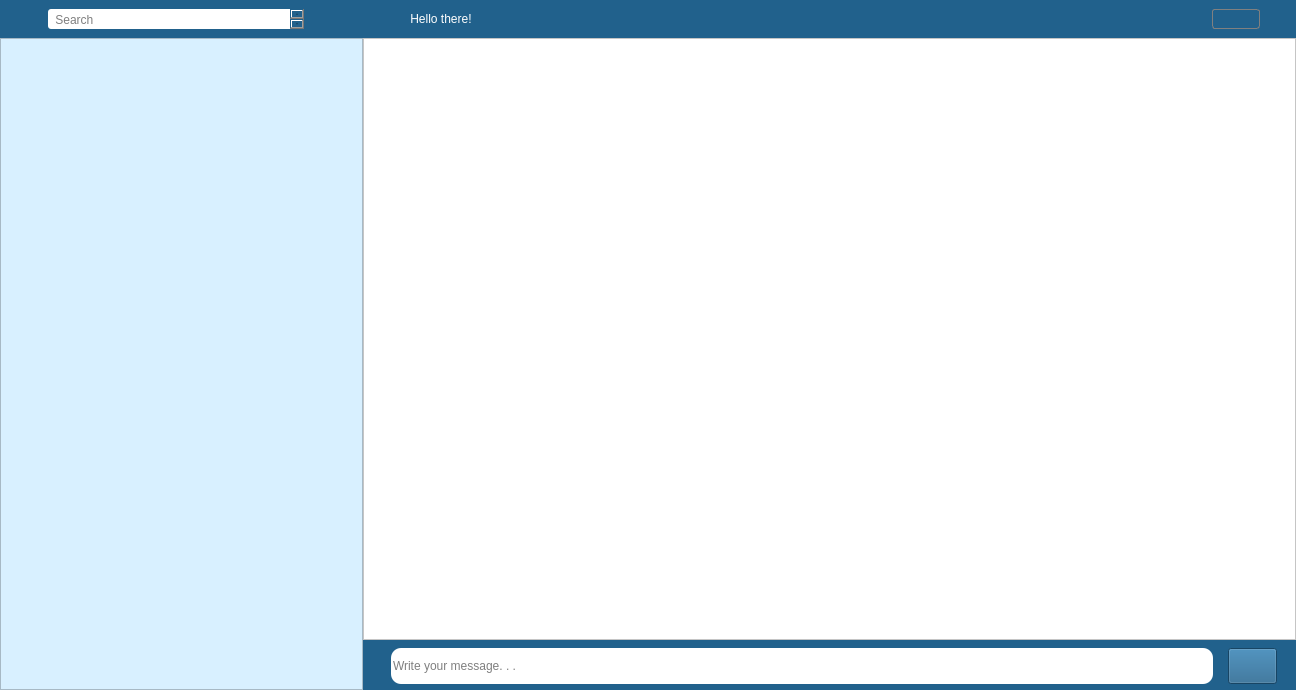
<?xml version="1.0" encoding="UTF-8"?>
<ui version="4.0">
 <class>Form</class>
 <widget class="QWidget" name="Form">
  <property name="geometry">
   <rect>
    <x>0</x>
    <y>0</y>
    <width>1296</width>
    <height>690</height>
   </rect>
  </property>
  <property name="windowTitle">
   <string>Form</string>
  </property>
  <property name="styleSheet">
   <string notr="true">background-color: rgb(33, 97, 140);</string>
  </property>
  <layout class="QVBoxLayout" name="verticalLayout">
   <property name="spacing">
    <number>9</number>
   </property>
   <property name="leftMargin">
    <number>0</number>
   </property>
   <property name="topMargin">
    <number>9</number>
   </property>
   <property name="rightMargin">
    <number>0</number>
   </property>
   <property name="bottomMargin">
    <number>0</number>
   </property>
   <item>
    <layout class="QHBoxLayout" name="horizontalLayout_4" stretch="0,1">
     <property name="topMargin">
      <number>0</number>
     </property>
     <property name="bottomMargin">
      <number>0</number>
     </property>
     <item>
      <layout class="QHBoxLayout" name="horizontalLayout_5" stretch="1,1">
       <property name="spacing">
        <number>13</number>
       </property>
       <property name="sizeConstraint">
        <enum>QLayout::SetFixedSize</enum>
       </property>
       <property name="leftMargin">
        <number>48</number>
       </property>
       <property name="rightMargin">
        <number>53</number>
       </property>
       <item>
        <widget class="QTextEdit" name="input_name_2">
         <property name="sizePolicy">
          <sizepolicy hsizetype="Fixed" vsizetype="Ignored">
           <horstretch>0</horstretch>
           <verstretch>0</verstretch>
          </sizepolicy>
         </property>
         <property name="styleSheet">
          <string notr="true">background-color: rgb(255, 255, 255);
border-radius: 3px;
font: 10pt &quot;MS Shell Dlg 2&quot;;</string>
         </property>
         <property name="html">
          <string>&lt;!DOCTYPE HTML PUBLIC &quot;-//W3C//DTD HTML 4.0//EN&quot; &quot;http://www.w3.org/TR/REC-html40/strict.dtd&quot;&gt;
&lt;html&gt;&lt;head&gt;&lt;meta name=&quot;qrichtext&quot; content=&quot;1&quot; /&gt;&lt;style type=&quot;text/css&quot;&gt;
p, li { white-space: pre-wrap; }
&lt;/style&gt;&lt;/head&gt;&lt;body style=&quot; font-family:'MS Shell Dlg 2'; font-size:10pt; font-weight:400; font-style:normal;&quot;&gt;
&lt;p style=&quot;-qt-paragraph-type:empty; margin-top:0px; margin-bottom:0px; margin-left:0px; margin-right:0px; -qt-block-indent:0; text-indent:0px; font-size:7.8pt;&quot;&gt;&lt;br /&gt;&lt;/p&gt;&lt;/body&gt;&lt;/html&gt;</string>
         </property>
         <property name="placeholderText">
          <string> Search</string>
         </property>
        </widget>
       </item>
       <item>
        <spacer name="horizontalSpacer">
         <property name="orientation">
          <enum>Qt::Horizontal</enum>
         </property>
         <property name="sizeType">
          <enum>QSizePolicy::Fixed</enum>
         </property>
         <property name="sizeHint" stdset="0">
          <size>
           <width>40</width>
           <height>20</height>
          </size>
         </property>
        </spacer>
       </item>
      </layout>
     </item>
     <item>
      <layout class="QHBoxLayout" name="horizontalLayout_6">
       <property name="spacing">
        <number>0</number>
       </property>
       <property name="leftMargin">
        <number>1</number>
       </property>
       <property name="topMargin">
        <number>0</number>
       </property>
       <property name="rightMargin">
        <number>36</number>
       </property>
       <item>
        <widget class="QLabel" name="label_7">
         <property name="sizePolicy">
          <sizepolicy hsizetype="Minimum" vsizetype="Preferred">
           <horstretch>0</horstretch>
           <verstretch>0</verstretch>
          </sizepolicy>
         </property>
         <property name="styleSheet">
          <string notr="true">border-radius: 10px;
color: rgb(255, 255, 255);
font: 14pt &quot;MS Shell Dlg 2&quot;;</string>
         </property>
         <property name="text">
          <string> Hello there!</string>
         </property>
        </widget>
       </item>
       <item>
        <spacer name="horizontalSpacer_4">
         <property name="orientation">
          <enum>Qt::Horizontal</enum>
         </property>
         <property name="sizeType">
          <enum>QSizePolicy::MinimumExpanding</enum>
         </property>
         <property name="sizeHint" stdset="0">
          <size>
           <width>40</width>
           <height>20</height>
          </size>
         </property>
        </spacer>
       </item>
       <item>
        <widget class="QComboBox" name="comboBox_2">
         <property name="styleSheet">
          <string notr="true">QComboBox {
     border: 1px solid gray;
     border-radius: 3px;
     padding: 1px 1px 1px 1px;
     min-width: 6em;
 }

QComboBox::drop-down {
     width: 0px;
     border-left-width: 0px;
 }</string>
         </property>
        </widget>
       </item>
      </layout>
     </item>
    </layout>
   </item>
   <item>
    <widget class="QStackedWidget" name="stackedWidget">
     <property name="currentIndex">
      <number>1</number>
     </property>
     <widget class="QWidget" name="page">
      <layout class="QGridLayout" name="gridLayout_2">
       <property name="leftMargin">
        <number>0</number>
       </property>
       <property name="topMargin">
        <number>0</number>
       </property>
       <property name="rightMargin">
        <number>0</number>
       </property>
       <property name="bottomMargin">
        <number>0</number>
       </property>
       <item row="0" column="0">
        <layout class="QHBoxLayout" name="horizontalLayout_3" stretch="50">
         <property name="spacing">
          <number>0</number>
         </property>
         <item>
          <widget class="QStackedWidget" name="stackedWidget_3">
           <property name="styleSheet">
            <string notr="true">background-color: rgb(247, 253, 255);</string>
           </property>
           <property name="currentIndex">
            <number>0</number>
           </property>
           <widget class="QWidget" name="page_8">
            <layout class="QGridLayout" name="gridLayout_8">
             <property name="leftMargin">
              <number>0</number>
             </property>
             <property name="topMargin">
              <number>0</number>
             </property>
             <property name="rightMargin">
              <number>0</number>
             </property>
             <property name="bottomMargin">
              <number>0</number>
             </property>
             <item row="0" column="0">
              <layout class="QHBoxLayout" name="horizontalLayout_13" stretch="0,1">
               <property name="spacing">
                <number>0</number>
               </property>
               <item>
                <layout class="QVBoxLayout" name="verticalLayout_8" stretch="1,0">
                 <property name="spacing">
                  <number>0</number>
                 </property>
                 <item>
                  <layout class="QHBoxLayout" name="horizontalLayout_14">
                   <property name="spacing">
                    <number>0</number>
                   </property>
                   <property name="leftMargin">
                    <number>0</number>
                   </property>
                   <property name="rightMargin">
                    <number>0</number>
                   </property>
                   <item>
                    <widget class="QScrollArea" name="scrollArea_2">
                     <property name="styleSheet">
                      <string notr="true">background-color: rgb(216, 240, 255);</string>
                     </property>
                     <property name="widgetResizable">
                      <bool>true</bool>
                     </property>
                     <widget class="QWidget" name="scrollAreaWidgetContents_2">
                      <property name="geometry">
                       <rect>
                        <x>0</x>
                        <y>0</y>
                        <width>359</width>
                        <height>628</height>
                       </rect>
                      </property>
                     </widget>
                    </widget>
                   </item>
                  </layout>
                 </item>
                 <item>
                  <layout class="QHBoxLayout" name="horizontalLayout_15">
                   <property name="spacing">
                    <number>0</number>
                   </property>
                   <property name="sizeConstraint">
                    <enum>QLayout::SetDefaultConstraint</enum>
                   </property>
                   <property name="rightMargin">
                    <number>356</number>
                   </property>
                   <item>
                    <widget class="QLabel" name="label_3">
                     <property name="sizePolicy">
                      <sizepolicy hsizetype="Fixed" vsizetype="Ignored">
                       <horstretch>0</horstretch>
                       <verstretch>0</verstretch>
                      </sizepolicy>
                     </property>
                     <property name="text">
                      <string/>
                     </property>
                    </widget>
                   </item>
                  </layout>
                 </item>
                </layout>
               </item>
               <item>
                <layout class="QGridLayout" name="gridLayout_3">
                 <item row="0" column="1">
                  <spacer name="verticalSpacer_3">
                   <property name="orientation">
                    <enum>Qt::Vertical</enum>
                   </property>
                   <property name="sizeHint" stdset="0">
                    <size>
                     <width>17</width>
                     <height>37</height>
                    </size>
                   </property>
                  </spacer>
                 </item>
                 <item row="1" column="0">
                  <spacer name="horizontalSpacer_5">
                   <property name="orientation">
                    <enum>Qt::Horizontal</enum>
                   </property>
                   <property name="sizeHint" stdset="0">
                    <size>
                     <width>37</width>
                     <height>17</height>
                    </size>
                   </property>
                  </spacer>
                 </item>
                 <item row="1" column="1">
                  <widget class="QLabel" name="label_8">
                   <property name="styleSheet">
                    <string notr="true">font: 26pt &quot;MS Shell Dlg 2&quot;;</string>
                   </property>
                   <property name="text">
                    <string>select a user to transfer 
cryptocurrency</string>
                   </property>
                  </widget>
                 </item>
                 <item row="1" column="2">
                  <spacer name="horizontalSpacer_6">
                   <property name="orientation">
                    <enum>Qt::Horizontal</enum>
                   </property>
                   <property name="sizeHint" stdset="0">
                    <size>
                     <width>37</width>
                     <height>17</height>
                    </size>
                   </property>
                  </spacer>
                 </item>
                 <item row="2" column="1">
                  <spacer name="verticalSpacer_4">
                   <property name="orientation">
                    <enum>Qt::Vertical</enum>
                   </property>
                   <property name="sizeHint" stdset="0">
                    <size>
                     <width>17</width>
                     <height>37</height>
                    </size>
                   </property>
                  </spacer>
                 </item>
                </layout>
               </item>
              </layout>
             </item>
            </layout>
           </widget>
           <widget class="QWidget" name="page_9">
            <layout class="QGridLayout" name="gridLayout_4">
             <item row="1" column="1" rowspan="2">
              <layout class="QVBoxLayout" name="verticalLayout_3" stretch="0,0">
               <item>
                <layout class="QHBoxLayout" name="horizontalLayout_8">
                 <property name="leftMargin">
                  <number>18</number>
                 </property>
                 <property name="rightMargin">
                  <number>4</number>
                 </property>
                 <item>
                  <widget class="QLabel" name="label_10">
                   <property name="styleSheet">
                    <string notr="true">font: 12pt &quot;MS Shell Dlg 2&quot;;</string>
                   </property>
                   <property name="text">
                    <string>
enter the required transfer amount</string>
                   </property>
                  </widget>
                 </item>
                </layout>
               </item>
               <item>
                <layout class="QVBoxLayout" name="verticalLayout_4" stretch="1,2">
                 <property name="topMargin">
                  <number>5</number>
                 </property>
                 <item>
                  <layout class="QHBoxLayout" name="horizontalLayout_9">
                   <property name="topMargin">
                    <number>14</number>
                   </property>
                   <property name="bottomMargin">
                    <number>13</number>
                   </property>
                   <item>
                    <widget class="QLineEdit" name="lineEdit_5">
                     <property name="sizePolicy">
                      <sizepolicy hsizetype="Expanding" vsizetype="Expanding">
                       <horstretch>0</horstretch>
                       <verstretch>0</verstretch>
                      </sizepolicy>
                     </property>
                     <property name="styleSheet">
                      <string notr="true">background-color: rgb(255, 255, 255);
font: 10pt &quot;MS Shell Dlg 2&quot;;
border-radius: 10px;</string>
                     </property>
                    </widget>
                   </item>
                  </layout>
                 </item>
                 <item>
                  <layout class="QVBoxLayout" name="verticalLayout_5">
                   <item>
                    <layout class="QHBoxLayout" name="horizontalLayout_10">
                     <property name="leftMargin">
                      <number>127</number>
                     </property>
                     <property name="topMargin">
                      <number>10</number>
                     </property>
                     <property name="rightMargin">
                      <number>144</number>
                     </property>
                     <property name="bottomMargin">
                      <number>13</number>
                     </property>
                     <item>
                      <widget class="QPushButton" name="pushButton_5">
                       <property name="text">
                        <string>send</string>
                       </property>
                      </widget>
                     </item>
                    </layout>
                   </item>
                  </layout>
                 </item>
                </layout>
               </item>
              </layout>
             </item>
             <item row="2" column="2">
              <spacer name="horizontalSpacer_3">
               <property name="orientation">
                <enum>Qt::Horizontal</enum>
               </property>
               <property name="sizeType">
                <enum>QSizePolicy::Expanding</enum>
               </property>
               <property name="sizeHint" stdset="0">
                <size>
                 <width>224</width>
                 <height>20</height>
                </size>
               </property>
              </spacer>
             </item>
             <item row="1" column="0">
              <spacer name="horizontalSpacer_2">
               <property name="orientation">
                <enum>Qt::Horizontal</enum>
               </property>
               <property name="sizeHint" stdset="0">
                <size>
                 <width>225</width>
                 <height>20</height>
                </size>
               </property>
              </spacer>
             </item>
             <item row="0" column="1">
              <spacer name="verticalSpacer">
               <property name="orientation">
                <enum>Qt::Vertical</enum>
               </property>
               <property name="sizeHint" stdset="0">
                <size>
                 <width>20</width>
                 <height>40</height>
                </size>
               </property>
              </spacer>
             </item>
             <item row="3" column="1">
              <spacer name="verticalSpacer_2">
               <property name="orientation">
                <enum>Qt::Vertical</enum>
               </property>
               <property name="sizeHint" stdset="0">
                <size>
                 <width>20</width>
                 <height>40</height>
                </size>
               </property>
              </spacer>
             </item>
            </layout>
           </widget>
          </widget>
         </item>
        </layout>
       </item>
      </layout>
     </widget>
     <widget class="QWidget" name="page_3">
      <layout class="QGridLayout" name="gridLayout">
       <property name="leftMargin">
        <number>0</number>
       </property>
       <property name="topMargin">
        <number>0</number>
       </property>
       <property name="rightMargin">
        <number>0</number>
       </property>
       <property name="bottomMargin">
        <number>0</number>
       </property>
       <property name="horizontalSpacing">
        <number>7</number>
       </property>
       <item row="0" column="0">
        <layout class="QHBoxLayout" name="horizontalLayout_2" stretch="0,1">
         <property name="spacing">
          <number>0</number>
         </property>
         <property name="rightMargin">
          <number>0</number>
         </property>
         <property name="bottomMargin">
          <number>0</number>
         </property>
         <item>
          <layout class="QVBoxLayout" name="verticalLayout_6" stretch="1,0">
           <property name="spacing">
            <number>0</number>
           </property>
           <item>
            <layout class="QHBoxLayout" name="horizontalLayout_11">
             <property name="spacing">
              <number>0</number>
             </property>
             <property name="leftMargin">
              <number>0</number>
             </property>
             <property name="rightMargin">
              <number>0</number>
             </property>
             <item>
              <widget class="QScrollArea" name="scrollArea">
               <property name="styleSheet">
                <string notr="true">background-color: rgb(216, 240, 255);</string>
               </property>
               <property name="widgetResizable">
                <bool>true</bool>
               </property>
               <widget class="QWidget" name="scrollAreaWidgetContents">
                <property name="geometry">
                 <rect>
                  <x>0</x>
                  <y>0</y>
                  <width>359</width>
                  <height>630</height>
                 </rect>
                </property>
               </widget>
              </widget>
             </item>
            </layout>
           </item>
           <item>
            <layout class="QHBoxLayout" name="horizontalLayout">
             <property name="spacing">
              <number>0</number>
             </property>
             <property name="sizeConstraint">
              <enum>QLayout::SetDefaultConstraint</enum>
             </property>
             <property name="rightMargin">
              <number>356</number>
             </property>
             <item>
              <widget class="QLabel" name="label">
               <property name="sizePolicy">
                <sizepolicy hsizetype="Fixed" vsizetype="Ignored">
                 <horstretch>0</horstretch>
                 <verstretch>0</verstretch>
                </sizepolicy>
               </property>
               <property name="text">
                <string/>
               </property>
              </widget>
             </item>
            </layout>
           </item>
          </layout>
         </item>
         <item>
          <layout class="QVBoxLayout" name="verticalLayout_2" stretch="1,0">
           <property name="spacing">
            <number>0</number>
           </property>
           <property name="leftMargin">
            <number>0</number>
           </property>
           <property name="rightMargin">
            <number>0</number>
           </property>
           <property name="bottomMargin">
            <number>0</number>
           </property>
           <item>
            <widget class="QTextBrowser" name="textBrowser">
             <property name="sizePolicy">
              <sizepolicy hsizetype="Expanding" vsizetype="Preferred">
               <horstretch>0</horstretch>
               <verstretch>0</verstretch>
              </sizepolicy>
             </property>
             <property name="styleSheet">
              <string notr="true">background-color: rgb(255, 255, 255);</string>
             </property>
            </widget>
           </item>
           <item>
            <layout class="QHBoxLayout" name="horizontalLayout_7">
             <item>
              <layout class="QVBoxLayout" name="verticalLayout_7">
               <property name="topMargin">
                <number>36</number>
               </property>
               <item>
                <widget class="QLabel" name="label_2">
                 <property name="text">
                  <string/>
                 </property>
                </widget>
               </item>
              </layout>
             </item>
             <item>
              <layout class="QHBoxLayout" name="horizontalLayout_12" stretch="50,3">
               <property name="spacing">
                <number>15</number>
               </property>
               <property name="sizeConstraint">
                <enum>QLayout::SetDefaultConstraint</enum>
               </property>
               <property name="leftMargin">
                <number>21</number>
               </property>
               <property name="topMargin">
                <number>8</number>
               </property>
               <property name="rightMargin">
                <number>19</number>
               </property>
               <property name="bottomMargin">
                <number>6</number>
               </property>
               <item>
                <widget class="QLineEdit" name="lineEdit_3">
                 <property name="sizePolicy">
                  <sizepolicy hsizetype="Expanding" vsizetype="Expanding">
                   <horstretch>0</horstretch>
                   <verstretch>0</verstretch>
                  </sizepolicy>
                 </property>
                 <property name="styleSheet">
                  <string notr="true">background-color: rgb(255, 255, 255);
font: 10pt &quot;MS Shell Dlg 2&quot;;
border-radius: 10px;</string>
                 </property>
                 <property name="placeholderText">
                  <string>Write your message. . .</string>
                 </property>
                </widget>
               </item>
               <item>
                <widget class="QPushButton" name="pushButton">
                 <property name="sizePolicy">
                  <sizepolicy hsizetype="Preferred" vsizetype="Minimum">
                   <horstretch>0</horstretch>
                   <verstretch>0</verstretch>
                  </sizepolicy>
                 </property>
                 <property name="styleSheet">
                  <string notr="true"/>
                 </property>
                 <property name="text">
                  <string/>
                 </property>
                 <property name="icon">
                  <iconset>
                   <normaloff>2020-08-24_152554.png</normaloff>2020-08-24_152554.png</iconset>
                 </property>
                 <property name="iconSize">
                  <size>
                   <width>40</width>
                   <height>40</height>
                  </size>
                 </property>
                 <property name="checkable">
                  <bool>false</bool>
                 </property>
                 <property name="autoRepeat">
                  <bool>false</bool>
                 </property>
                 <property name="autoExclusive">
                  <bool>false</bool>
                 </property>
                 <property name="default">
                  <bool>false</bool>
                 </property>
                </widget>
               </item>
              </layout>
             </item>
            </layout>
           </item>
          </layout>
         </item>
        </layout>
       </item>
      </layout>
     </widget>
     <widget class="QWidget" name="page_4">
      <layout class="QGridLayout" name="gridLayout_7">
       <property name="leftMargin">
        <number>0</number>
       </property>
       <property name="topMargin">
        <number>0</number>
       </property>
       <property name="rightMargin">
        <number>0</number>
       </property>
       <property name="bottomMargin">
        <number>0</number>
       </property>
       <item row="0" column="1">
        <spacer name="verticalSpacer_7">
         <property name="orientation">
          <enum>Qt::Vertical</enum>
         </property>
         <property name="sizeHint" stdset="0">
          <size>
           <width>18</width>
           <height>272</height>
          </size>
         </property>
        </spacer>
       </item>
       <item row="1" column="0">
        <spacer name="horizontalSpacer_9">
         <property name="orientation">
          <enum>Qt::Horizontal</enum>
         </property>
         <property name="sizeHint" stdset="0">
          <size>
           <width>255</width>
           <height>20</height>
          </size>
         </property>
        </spacer>
       </item>
       <item row="1" column="1" rowspan="2" colspan="2">
        <widget class="QLabel" name="label_4">
         <property name="styleSheet">
          <string notr="true">font: 20pt &quot;MS Shell Dlg 2&quot;;</string>
         </property>
         <property name="text">
          <string>здесь будет отобраджаться инфа о пользователе</string>
         </property>
        </widget>
       </item>
       <item row="2" column="3">
        <spacer name="horizontalSpacer_10">
         <property name="orientation">
          <enum>Qt::Horizontal</enum>
         </property>
         <property name="sizeHint" stdset="0">
          <size>
           <width>255</width>
           <height>20</height>
          </size>
         </property>
        </spacer>
       </item>
       <item row="3" column="2">
        <spacer name="verticalSpacer_8">
         <property name="orientation">
          <enum>Qt::Vertical</enum>
         </property>
         <property name="sizeHint" stdset="0">
          <size>
           <width>20</width>
           <height>272</height>
          </size>
         </property>
        </spacer>
       </item>
      </layout>
     </widget>
     <widget class="QWidget" name="page_5">
      <layout class="QGridLayout" name="gridLayout_6">
       <property name="leftMargin">
        <number>0</number>
       </property>
       <property name="topMargin">
        <number>0</number>
       </property>
       <property name="rightMargin">
        <number>0</number>
       </property>
       <property name="bottomMargin">
        <number>0</number>
       </property>
       <item row="0" column="2">
        <spacer name="verticalSpacer_5">
         <property name="orientation">
          <enum>Qt::Vertical</enum>
         </property>
         <property name="sizeHint" stdset="0">
          <size>
           <width>20</width>
           <height>279</height>
          </size>
         </property>
        </spacer>
       </item>
       <item row="1" column="0">
        <spacer name="horizontalSpacer_8">
         <property name="orientation">
          <enum>Qt::Horizontal</enum>
         </property>
         <property name="sizeHint" stdset="0">
          <size>
           <width>254</width>
           <height>20</height>
          </size>
         </property>
        </spacer>
       </item>
       <item row="1" column="1" colspan="2">
        <widget class="QLabel" name="label_5">
         <property name="styleSheet">
          <string notr="true">font: 20pt &quot;MS Shell Dlg 2&quot;;</string>
         </property>
         <property name="text">
          <string>запасное окно, где можно что угодно разместить</string>
         </property>
        </widget>
       </item>
       <item row="1" column="3">
        <spacer name="horizontalSpacer_7">
         <property name="orientation">
          <enum>Qt::Horizontal</enum>
         </property>
         <property name="sizeHint" stdset="0">
          <size>
           <width>253</width>
           <height>20</height>
          </size>
         </property>
        </spacer>
       </item>
       <item row="2" column="1">
        <spacer name="verticalSpacer_6">
         <property name="orientation">
          <enum>Qt::Vertical</enum>
         </property>
         <property name="sizeHint" stdset="0">
          <size>
           <width>20</width>
           <height>278</height>
          </size>
         </property>
        </spacer>
       </item>
      </layout>
     </widget>
     <widget class="QWidget" name="page_2">
      <layout class="QGridLayout" name="gridLayout_5">
       <item row="0" column="1">
        <spacer name="verticalSpacer_9">
         <property name="orientation">
          <enum>Qt::Vertical</enum>
         </property>
         <property name="sizeHint" stdset="0">
          <size>
           <width>20</width>
           <height>281</height>
          </size>
         </property>
        </spacer>
       </item>
       <item row="1" column="0">
        <spacer name="horizontalSpacer_11">
         <property name="orientation">
          <enum>Qt::Horizontal</enum>
         </property>
         <property name="sizeHint" stdset="0">
          <size>
           <width>72</width>
           <height>20</height>
          </size>
         </property>
        </spacer>
       </item>
       <item row="1" column="1" colspan="2">
        <widget class="QLabel" name="label_6">
         <property name="styleSheet">
          <string notr="true">font: 18pt &quot;MS Shell Dlg 2&quot;;</string>
         </property>
         <property name="text">
          <string>Сюда добавим настройки, но пока я не знаю как мы планируем их реализовать</string>
         </property>
        </widget>
       </item>
       <item row="1" column="3">
        <spacer name="horizontalSpacer_12">
         <property name="orientation">
          <enum>Qt::Horizontal</enum>
         </property>
         <property name="sizeHint" stdset="0">
          <size>
           <width>71</width>
           <height>20</height>
          </size>
         </property>
        </spacer>
       </item>
       <item row="2" column="2">
        <spacer name="verticalSpacer_10">
         <property name="orientation">
          <enum>Qt::Vertical</enum>
         </property>
         <property name="sizeHint" stdset="0">
          <size>
           <width>20</width>
           <height>281</height>
          </size>
         </property>
        </spacer>
       </item>
      </layout>
     </widget>
    </widget>
   </item>
  </layout>
 </widget>
 <resources/>
 <connections/>
</ui>
